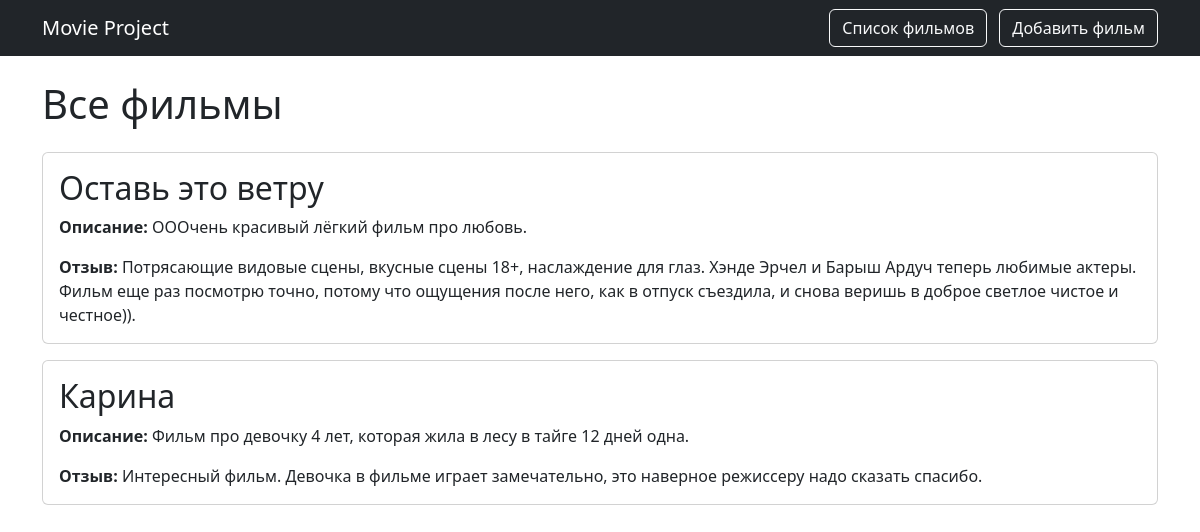
/films/, run on the app's committed database.
### films/models.py (models this page shows, shortened)
class Film(models.Model):
    title = models.CharField("Название фильма", max_length=200)
    description = models.TextField("Описание фильма")
    review = models.TextField("Отзыв")

### films/views.py (the view)
# urls.py: path('', views.film_list, name='film_list'),          # список фильмов
def film_list(request):
    films = Film.objects.all()
    return render(request, 'films/film_list.html', {'films': films})

### templates/films/film_list.html (shortened to what this page needs)
{% extends 'base.html' %}
{% block content %}
<h1 class="mb-4">Все фильмы</h1>
{% for film in films %}
    <div class="card mb-3">
        <div class="card-body">
            <h2 class="card-title">{{ film.title }}</h2>
            <p class="card-text"><strong>Описание:</strong> {{ film.description }}</p>
            <p class="card-text"><strong>Отзыв:</strong> {{ film.review }}</p>
        </div>
    </div>
{% empty %}
    <p>Фильмов пока нет</p>
{% endfor %}
{% endblock %}

### templates/base.html (shortened to what this page needs)
<!DOCTYPE html>
<html>
<head>
    <link href="https://cdn.jsdelivr.net/npm/bootstrap@5.3.2/dist/css/bootstrap.min.css" rel="stylesheet">
</head>
<body>
<nav class="navbar navbar-expand-lg navbar-dark bg-dark mb-4">
    <div class="container">
        <a class="navbar-brand" href="{% url 'home' %}">Movie Project</a>
        <div>
            <a class="btn btn-outline-light me-2" href="{% url 'film_list' %}">Список фильмов</a>
            <a class="btn btn-outline-light" href="{% url 'add_film' %}">Добавить фильм</a>
        </div>
    </div>
</nav>
<div class="container">
    {% block content %}
    {% endblock %}
</div>
</body>
</html>

### data on the page
Film: title "Оставь это ветру", description "ОООчень красивый лёгкий фильм про любовь.", review "Потрясающие видовые сцены, вкусные сцены 18+, наслаждение для глаз. Хэнде Эрчел и Барыш Ардуч теперь любимые актеры. Фильм еще раз посмотрю точно, потому что ощущения после него, как в отпуск съездила, и снова веришь в доброе светлое чистое и честное))."
Film: title "Карина", description "Фильм про девочку 4 лет, которая жила в лесу в тайге 12 дней одна.", review "Интересный фильм. Девочка в фильме играет замечательно, это наверное режиссеру надо сказать спасибо."
